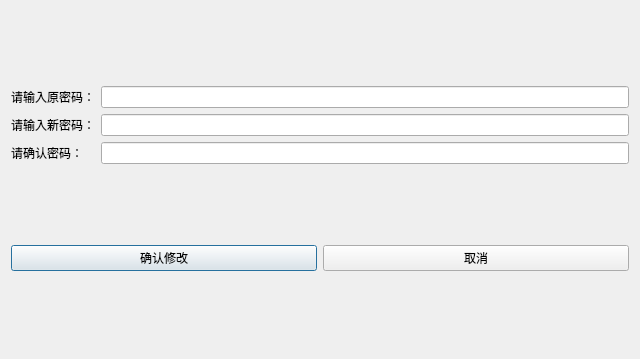
<?xml version="1.0" encoding="UTF-8"?>
<ui version="4.0">
 <class>AlterPasswdDialog</class>
 <widget class="QDialog" name="AlterPasswdDialog">
  <property name="geometry">
   <rect>
    <x>0</x>
    <y>0</y>
    <width>640</width>
    <height>359</height>
   </rect>
  </property>
  <property name="windowTitle">
   <string>Dialog</string>
  </property>
  <layout class="QVBoxLayout" name="verticalLayout">
   <item>
    <layout class="QGridLayout" name="gridLayout">
     <item row="0" column="0">
      <widget class="QLabel" name="label">
       <property name="text">
        <string>请输入原密码：</string>
       </property>
      </widget>
     </item>
     <item row="0" column="1">
      <widget class="QLineEdit" name="oldPasswd">
       <property name="echoMode">
        <enum>QLineEdit::Password</enum>
       </property>
      </widget>
     </item>
     <item row="1" column="0">
      <widget class="QLabel" name="label_2">
       <property name="text">
        <string>请输入新密码：</string>
       </property>
      </widget>
     </item>
     <item row="1" column="1">
      <widget class="QLineEdit" name="newPasswd">
       <property name="echoMode">
        <enum>QLineEdit::Password</enum>
       </property>
      </widget>
     </item>
     <item row="2" column="0">
      <widget class="QLabel" name="label_3">
       <property name="text">
        <string>请确认密码：</string>
       </property>
      </widget>
     </item>
     <item row="2" column="1">
      <widget class="QLineEdit" name="confimPasswd">
       <property name="echoMode">
        <enum>QLineEdit::Password</enum>
       </property>
      </widget>
     </item>
    </layout>
   </item>
   <item>
    <layout class="QHBoxLayout" name="horizontalLayout">
     <item>
      <widget class="QPushButton" name="sure">
       <property name="text">
        <string>确认修改</string>
       </property>
      </widget>
     </item>
     <item>
      <widget class="QPushButton" name="cancel">
       <property name="text">
        <string>取消</string>
       </property>
      </widget>
     </item>
    </layout>
   </item>
  </layout>
 </widget>
 <resources/>
 <connections/>
</ui>
